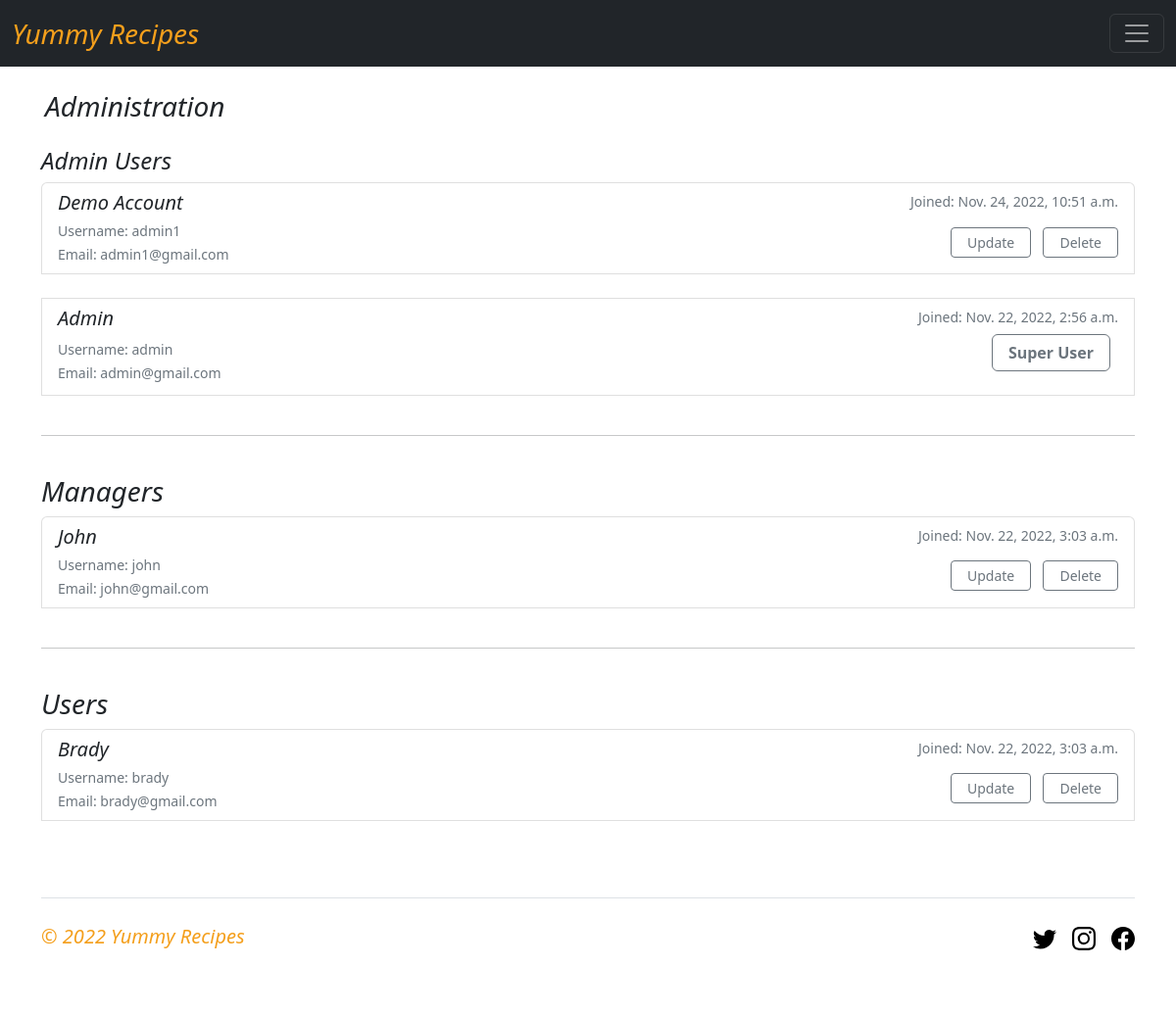
The app's page /administrator/ (signed in) with its own data.
### users/models.py (models this page shows, shortened)
class User(AbstractUser):
    ROLE = (
        ('Admin', 'Admin'),
        ('Manager', 'Manager'),
        ('User', 'User'),
    )
    role = models.CharField(max_length=30, choices=ROLE, default="User")
    name = models.CharField(max_length=50, null=False, blank=False)
    email = models.EmailField(unique=True, null=False, blank=False)
    class Meta:
        ordering = ['-date_joined', ]

### home/decorators.py (the view)
    def wrapper_func(request, *args, **kwargs):
        role = request.user.role
        if role == 'Admin':
            return view_func(request, *args, **kwargs)
        else:
            return HttpResponse('<h2>You are not authorized to view this page</h2>')

### home/views.py (called while the page is built)
@login_required(login_url='login')
@admin_only
def administrator(request):
    adminUsers = User.objects.filter(role="Admin")
    managers = User.objects.filter(role="Manager")
    normalUsers = User.objects.filter(role="User")
    context = {'adminUsers': adminUsers, 'managers': managers, 'normalUsers': normalUsers}
    return render(request, 'home/administrator.html', context)

### home/templates/home/administrator.html (shortened to what this page needs)
{% extends 'base.html' %}
{% load static %}
{% block content %}
<div class="class= min-vh-100 container">
  <h3 class="my-4 mx-1"><i>Administration</i></h3>
  <div>
    <h4><i>Admin Users</i></h4>
    <div class="list-group">
      {% for user in adminUsers %}
      <div href="#" class="list-group-item list-group-item-action">
        <div class="d-flex w-100 justify-content-between">
          <h5 class="mb-1"><i>{{user.name}}</i></h5>
          <small class="text-muted">Joined: {{user.date_joined}}</small>
        </div>
        <div class="d-flex w-100 justify-content-between align-items-center">
          <div class="">
            <small class="text-muted">Username: {{user.username}}</small><br />
            <small class="text-muted">Email: {{user.email}}</small>
          </div>
          <div>
            {% if user.is_superuser == False %}
            <a
              class="btn btn-outline-secondary btn-sm px-3 me-md-2"
              href="{% url 'update-user' user.id %}"
              >Update</a
            >
            <a
              class="btn btn-outline-secondary btn-sm px-3"
              href="{% url 'delete-user' user.id %}"
              >Delete</a
            >
            {% else %}
            <p class="btn btn-outline-secondary px-3 me-md-2"><b>Super User</b></p>
            {% endif %}
          </div>
        </div>
      </div>
      <br />
      {% endfor %}
      <hr />
      <br />
    </div>
  </div>
  <div>
    <h3><i>Managers</i></h3>
    <div class="list-group">
      {% for user in managers %}
      <div href="#" class="list-group-item list-group-item-action">
        <div class="d-flex w-100 justify-content-between">
          <h5 class="mb-1"><i>{{user.name}}</i></h5>
          <small class="text-muted">Joined: {{user.date_joined}}</small>
        </div>
        <div class="d-flex w-100 justify-content-between align-items-center">
          <div class="">
            <small class="text-muted">Username: {{user.username}}</small><br />
            <small class="text-muted">Email: {{user.email}}</small>
          </div>
          <div>
            <a
              class="btn btn-outline-secondary btn-sm px-3 me-md-2"
              href="{% url 'update-user' user.id %}"
              >Update</a
            >
            <a
              class="btn btn-outline-secondary btn-sm px-3"
              href="{% url 'delete-user' user.id %}"
              >Delete</a
            >
          </div>
        </div>
      </div>
      <br />
      {% endfor %}
      <hr />
      <br />
    </div>
  </div>
  <div>
    <h3><i>Users </i></h3>
    <div class="list-group">
      {% for user in normalUsers %}
      <div href="#" class="list-group-item list-group-item-action">
        <div class="d-flex w-100 justify-content-between">
          <h5 class="mb-1"><i>{{user.name}}</i></h5>
          <small class="text-muted">Joined: {{user.date_joined}}</small>
        </div>
        <div class="d-flex w-100 justify-content-between align-items-center">
          <div class="">
            <small class="text-muted">Username: {{user.username}}</small><br />
            <small class="text-muted">Email: {{user.email}}</small>
          </div>
          <div>
            <a
              class="btn btn-outline-secondary btn-sm px-3 me-md-2"
              href="{% url 'update-user' user.id %}"
              >Update</a
            >
            <a
              class="btn btn-outline-secondary btn-sm px-3"
              href="{% url 'delete-user' user.id %}"
              >Delete</a
            >
          </div>
        </div>
      </div>
      <br />
      {% endfor %}
    </div>
  </div>
</div>
{% endblock content %}

### records on screen
User: name "Demo Account", date_joined "Nov. 24, 2022, 10:51 a.m.", username "admin1", email "admin1@gmail.com", is_superuser "Update"
User: name "Admin", date_joined "Nov. 22, 2022, 2:56 a.m.", username "admin", email "admin@gmail.com", is_superuser "Super User"
User: name "John", date_joined "Nov. 22, 2022, 3:03 a.m.", username "john", email "john@gmail.com"
User: name "Brady", date_joined "Nov. 22, 2022, 3:03 a.m.", username "brady", email "brady@gmail.com"
